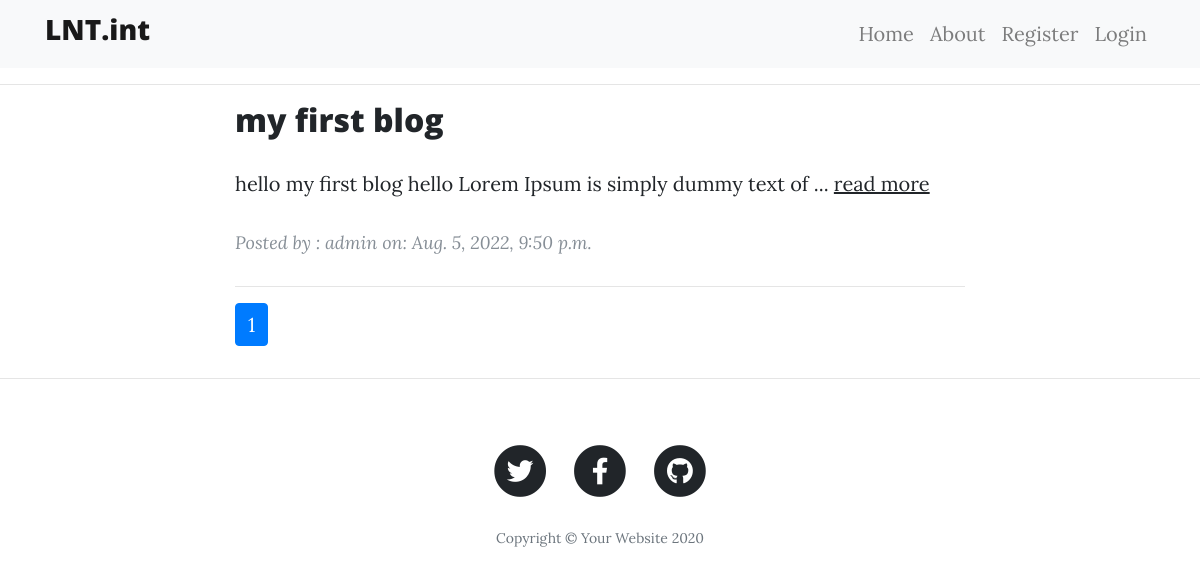
The app's page /, older data.
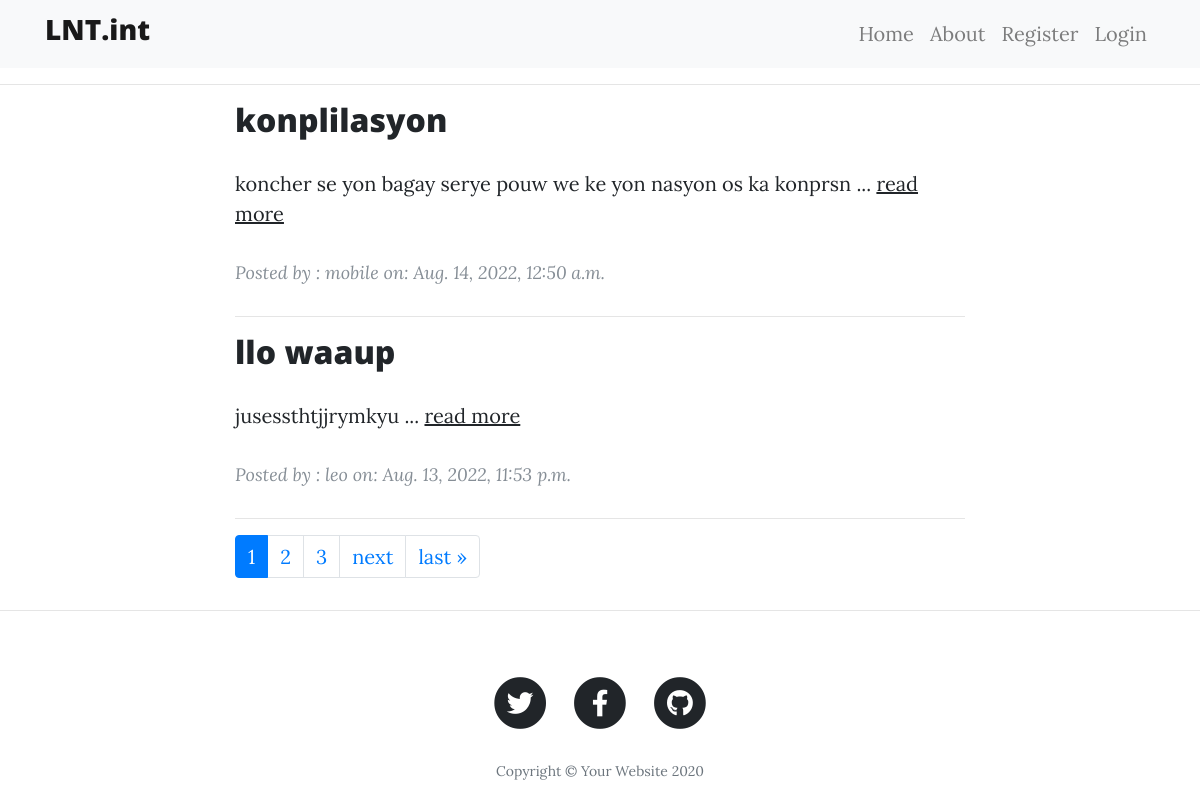
The same page, newer data.
### blog/models.py (models this page shows, shortened)
class Blog(models.Model):
    title= models.CharField(max_length=100)
    content= models.TextField()
    post_created = models.DateTimeField(default=timezone.now)
    author = models.ForeignKey(User, on_delete=models.CASCADE)

### blog/views.py (the view)
# urls.py: path('', views.HomeListView.as_view(), name='blog-homepage'),
class HomeListView(ListView):
    model = Blog
    context_object_name = 'blogs'
    extra_context = {'title':'Home Django project'}
    ordering = ["-post_created"]
    template_name = 'blog/homepage.html'
    paginate_by = 2

### blog/templates/blog/homepage.html (shortened to what this page needs)
{% extends 'blog/base.html' %}
{% block content %}
<div class="col-lg-8 col-md-10 mx-auto">
    {% for blog in blogs %}
    <div class="post-preview">
        <h2 class="post-title">
            <a href="{% url 'blog-post-detail' blog.id   %}"> {{ blog.title }} </a>
        </h2>
        <p>
            {{ blog.content|slice:":65" }} ... <a href="{% url 'blog-post-detail' blog.id   %}">read more </a>
        </p>
        <p class="post-meta">Posted by : {{ blog.author.username }}
            on: {{ blog.post_created }}</p>
    </div>
    <hr>
    {% endfor %}
    <nav aria-label="Page navigation example">
        <ul class="pagination">
            {% for i in page_obj.paginator.page_range %}
                {% if page_obj.number == i %}
                <li class="page-item active">
                    <a class="page-link" href="?page={{ page_obj.number }}">{{ page_obj.number }}</a>
                </li>
                {% elif i > page_obj.number|add:'-3' and i < page_obj.number|add:'3' %}
                <li class="page-item"><a class="page-link" href="?page={{ i }}">{{ i }}</a></li>
                {% endif %}
            {% endfor %}
            {% if page_obj.has_next %}
            <li class="page-item"><a class="page-link" href="?page={{ page_obj.next_page_number }}">next</a></li>
            <li class="page-item"><a class="page-link" href="?page={{ page_obj.paginator.num_pages }}">last &raquo;</a>
            </li>
            {% endif %}
        </ul>
    </nav>
</div>
{% endblock content %}

### blog/templates/blog/base.html (shortened to what this page needs)
{% load static %}
<!DOCTYPE html>
<html lang="en">
<head>
    <link href="{% static 'blog/vendor/bootstrap/css/bootstrap.min.css' %}" rel="stylesheet">
    <link href="{% static 'blog/vendor/fontawesome-free/css/all.min.css' %}" rel="stylesheet" type="text/css">
    <link href="{% static 'blog/css/clean-blog.min.css' %}" rel="stylesheet">
    <link href="{% static 'blog/css/clean-blog.min.css' %}" rel="stylesheet">
</head>
<body>
<nav class="navbar navbar-expand-lg navbar-light bg-light">
    <div class="container">
   <a class="navbar-brand" href="{% url 'blog-homepage' %}"><h3>LNT.int</h3></a>
        <div class="collapse navbar-collapse" id="navbarResponsive">
            <ul class="navbar-nav ml-auto">
                <li class="nav-item">
                    <a class="nav-link" href="{% url 'blog-homepage' %}">Home</a>
                </li>
                <li class="nav-item">
                    <a class="nav-link" href="{% url 'blog-about' %}">About</a>
                </li>
                {% if not user.is_authenticated %}
                <li class="nav-item">
                    <a class="nav-link" href="{% url 'users-register' %}">Register</a>
                </li>
                <li class="nav-item">
                    <a class="nav-link" href="{% url 'users-login' %}">Login</a>
                </li>
                {% endif %}
            </ul>
        </div>
    </div>
</nav>
<hr>
<div class="container">
    <div class="row">
        {% block content %}
        {% endblock %}
    </div>
</div>
<hr>
<footer>
    <div class="container">
        <div class="row">
            <div class="col-lg-8 col-md-10 mx-auto">
                <ul class="list-inline text-center">
                    <li class="list-inline-item">
                        <a href="#">
                <span class="fa-stack fa-lg">
                  <i class="fas fa-circle fa-stack-2x"></i>
                  <i class="fab fa-twitter fa-stack-1x fa-inverse"></i>
                </span>
                        </a>
                    </li>
                    <li class="list-inline-item">
                        <a href="#">
                <span class="fa-stack fa-lg">
                  <i class="fas fa-circle fa-stack-2x"></i>
                  <i class="fab fa-facebook-f fa-stack-1x fa-inverse"></i>
                </span>
                        </a>
                    </li>
                    <li class="list-inline-item">
                        <a href="#">
                <span class="fa-stack fa-lg">
                  <i class="fas fa-circle fa-stack-2x"></i>
                  <i class="fab fa-github fa-stack-1x fa-inverse"></i>
                </span>
                        </a>
                    </li>
                </ul>
                <p class="copyright text-muted">Copyright &copy; Your Website 2020</p>
            </div>
        </div>
    </div>
</footer>
</body>
</html>

Row changes from the older to the newer data that the page shows:
no longer on this page (row unchanged): Blog: title "my first blog", content "hello my first blog hello Lorem Ipsum is simply dummy text of", author.username "admin", post_created "Aug. 5, 2022, 9:50 p.m."
added Blog: title "konplilasyon", content "koncher se yon bagay serye pouw we ke yon nasyon os ka konprsn", author.username "mobile", post_created "Aug. 14, 2022, 12:50 a.m."
added Blog: title "llo waaup", content "jusessthtjjrymkyu", author.username "leo", post_created "Aug. 13, 2022, 11:53 p.m."
Text that changed along with them:
new list line: "2"
new list line: "3"
text now shown: "next last »"
